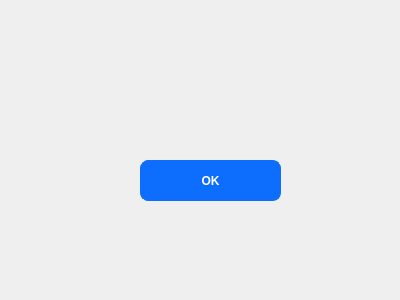
<?xml version="1.0" encoding="UTF-8"?>
<ui version="4.0">
 <class>Form</class>
 <widget class="QWidget" name="Form">
  <property name="geometry">
   <rect>
    <x>0</x>
    <y>0</y>
    <width>400</width>
    <height>300</height>
   </rect>
  </property>
  <property name="windowTitle">
   <string>Form</string>
  </property>
  <widget class="QPushButton" name="pushButton">
   <property name="geometry">
    <rect>
     <x>140</x>
     <y>150</y>
     <width>141</width>
     <height>51</height>
    </rect>
   </property>
   <property name="styleSheet">
    <string notr="true">QPushButton {
  background-color: #0d6efd;
  color: #fff;
  font-weight: 600;
  border-radius: 8px;
  border: 1px solid #0d6efd;
  padding: 5px 15px;
  margin-top: 10px;
  outline: 0px;
}

QPushButton:hover,
QPushButton:focus {
  background-color: #0b5ed7;
  border: 3px solid #9ac3fe;
}

QPushButton:pressed {
  content: &quot;HOLA&quot;;
}
</string>
   </property>
   <property name="text">
    <string>OK</string>
   </property>
  </widget>
 </widget>
 <resources/>
 <connections/>
</ui>
